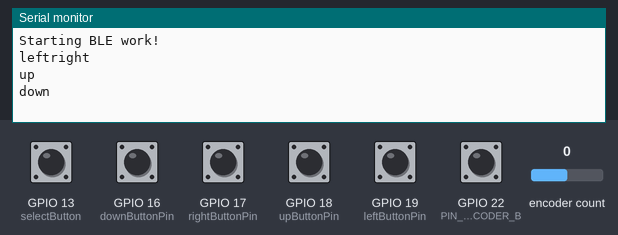
Recording of a sketch running on a simulated ESP32. On the bench: the last lines printed to the serial monitor. The test bench sets the inputs (shaded band); at power-on: GPIO 13 (selectButton), GPIO 22 (PIN_ENCODER_B) HIGH, GPIO 16 (downButtonPin), GPIO 17 (rightButtonPin), GPIO 18 (upButtonPin), GPIO 19 (leftButtonPin) LOW, encoder count 0. USB keyboard and mouse output is not drawn.

Above: at 1.2 s.
1.3 s: encoder count set to 1
At 1.7 s:
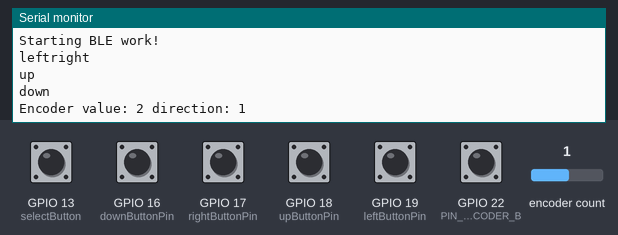
2.8 s: GPIO 13 (selectButton) pulled LOW for 0.15 s
At 4.0 s:
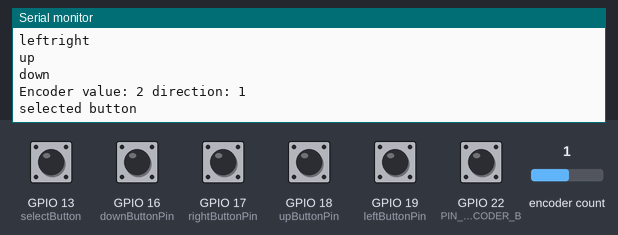
4.4 s: GPIO 17 (rightButtonPin) pulled HIGH for 0.15 s
At 5.6 s:
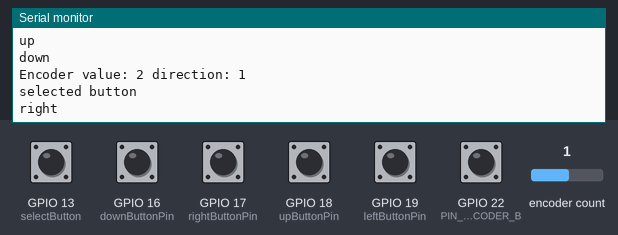
6.0 s: GPIO 19 (leftButtonPin) pulled HIGH for 0.15 s
At 6.8 s:
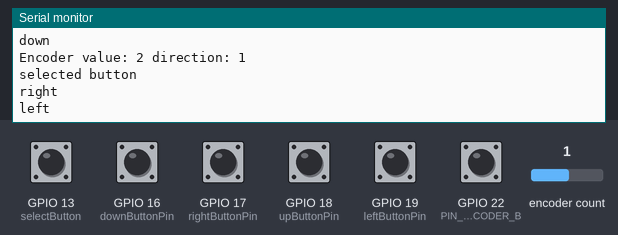
7.6 s: encoder count set to 2
At 8.9 s:
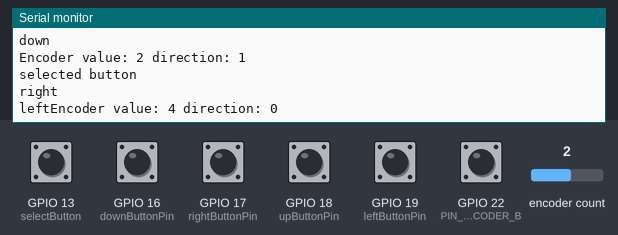

The sketch:

TestMultiButton.ino
```cpp
/**
   This example turns the ESP32 into a Bluetooth LE keyboard that writes the words, presses Enter, presses a media key and then Ctrl+Alt+Delete
*/
#include <BleKeyboard.h>
#include <RotaryEncoder.h>
#include <PinButton.h>

const int PIN_ENCODER_A = 21;
const int PIN_ENCODER_B = 22;

RotaryEncoder encoder(PIN_ENCODER_A, PIN_ENCODER_B, RotaryEncoder::LatchMode::TWO03);
// This interrupt will do our encoder reading/checking!
void checkPosition() {
  encoder.tick(); // just call tick() to check the state.
}
int last_rotary = 0;

BleKeyboard bleKeyboard;

const int leftButtonPin = 19;
const int rightButtonPin = 17;
const int selectButton = 13;
const int upButtonPin = 18;
const int downButtonPin = 16;

//Four button on top
//const int buttonAPin = 25;
//const int buttonBPin = 26;
//const int buttonCPin = 27;
//const int buttonDPin = 14;

//debug LED
const int debugLEDPin = 33;

//battery reading
const int VBattPin = 32;


PinButton leftButton(leftButtonPin, INPUT);
PinButton downButton(downButtonPin, INPUT);
PinButton rightButton(rightButtonPin, INPUT);
PinButton upButton(upButtonPin, INPUT);

int lButtonState = 1;
int rButtonState = 1;
int selectButtonState = 1;
int upButtonState = 1;
int downButtonState = 1;
int lastState = 0;  // 0 nothing, 1 left, 2 right, 3 select, 4 up, 5 down

///////////////////////////////////////////////////////////////////////////////////////////////////////
//WEBSERVER START
#include <WiFi.h>
#include <WiFiClient.h>
#include <WebServer.h>
#include <ESPmDNS.h>
#include <Update.h>

const char* host = "esp32";
const char* ssid = "OLIN-ROBOTICS";
const char* password = "R0B0TS-RULE";

WebServer server(80);

/*
 * Login page
 */

const char* loginIndex =
 "<form name='loginForm'>"
    "<table width='20%' bgcolor='A09F9F' align='center'>"
        "<tr>"
            "<td colspan=2>"
                "<center><font size=4><b>ESP32 Login Page</b></font></center>"
                "<br>"
            "</td>"
            "<br>"
            "<br>"
        "</tr>"
        "<tr>"
             "<td>Username:</td>"
             "<td><input type='text' size=25 name='userid'><br></td>"
        "</tr>"
        "<br>"
        "<br>"
        "<tr>"
            "<td>Password:</td>"
            "<td><input type='Password' size=25 name='pwd'><br></td>"
            "<br>"
            "<br>"
        "</tr>"
        "<tr>"
            "<td><input type='submit' onclick='check(this.form)' value='Login'></td>"
        "</tr>"
    "</table>"
"</form>"
"<script>"
    "function check(form)"
    "{"
    "if(form.userid.value=='admin' && form.pwd.value=='admin')"
    "{"
    "window.open('/serverIndex')"
    "}"
    "else"
    "{"
    " alert('Error Password or Username')/*displays error message*/"
    "}"
    "}"
"</script>";

/*
 * Server Index Page
 */

char* serverIndex =
"<script src='https://ajax.googleapis.com/ajax/libs/jquery/3.2.1/jquery.min.js'></script>"
"<form method='POST' action='#' enctype='multipart/form-data' id='upload_form'>"
   "<input type='file' name='update'>"
        "<input type='submit' value='Update'>"
    "</form>"
 "<div id='prg'>progress: 0%</div>"
 "<script>"
  "$('form').submit(function(e){"
  "e.preventDefault();"
  "var form = $('#upload_form')[0];"
  "var data = new FormData(form);"
  " $.ajax({"
  "url: '/update',"
  "type: 'POST',"
  "data: data,"
  "contentType: false,"
  "processData:false,"
  "xhr: function() {"
  "var xhr = new window.XMLHttpRequest();"
  "xhr.upload.addEventListener('progress', function(evt) {"
  "if (evt.lengthComputable) {"
  "var per = evt.loaded / evt.total;"
  "$('#prg').html('progress: ' + Math.round(per*100) + '%');"
  "}"
  "}, false);"
  "return xhr;"
  "},"
  "success:function(d, s) {"
  "console.log('success!')"
 "},"
 "error: function (a, b, c) {"
 "}"
 "});"
 "});"
 "</script>";

bool WiFiConnected = false;

void setup() {
  Serial.begin(115200);
  Serial.println("Starting BLE work!");
  bleKeyboard.setName("STEP Controller");
  bleKeyboard.begin();
  pinMode(downButtonPin, INPUT);
  pinMode(upButtonPin, INPUT);
  pinMode(leftButtonPin, INPUT);
  pinMode(rightButtonPin, INPUT);

  pinMode(selectButton, INPUT);
  attachInterrupt(digitalPinToInterrupt(PIN_ENCODER_A), checkPosition, CHANGE);
  attachInterrupt(digitalPinToInterrupt(PIN_ENCODER_B), checkPosition, CHANGE);

//  Serial.println("WifiStart");
//        // Connect to WiFi network
//          WiFi.begin(ssid, password);
//
//          // Wait for connection for 3 secs
//          uint8_t wifiTimeout = 0;
//          while (WiFi.status() != WL_CONNECTED || wifiTimeout < 30) {
//            delay(100);
//            wifiTimeout++;
//          }
//
//          if(WiFi.status() == WL_CONNECTED) {
//            Serial.println("InINIT");
//            WiFiConnected = true;
//
//            /*use mdns for host name resolution*/
//            if (!MDNS.begin(host)) { //http://esp32.local
//              while (1) {
//                delay(1000);
//              }
//            }
//            // Serial.println("mDNS responder started");
//            /*return index page which is stored in serverIndex */
//            server.on("/", HTTP_GET, []() {
//              server.sendHeader("Connection", "close");
//              server.send(200, "text/html", loginIndex);
//            });
//            server.on("/serverIndex", HTTP_GET, []() {
//              server.sendHeader("Connection", "close");
//              server.send(200, "text/html", serverIndex);
//            });
//            /*handling uploading firmware file */
//            server.on("/update", HTTP_POST, []() {
//              server.sendHeader("Connection", "close");
//              server.send(200, "text/plain", (Update.hasError()) ? "FAIL" : "OK");
//              ESP.restart();
//            }, []() {
//              HTTPUpload& upload = server.upload();
//              if (upload.status == UPLOAD_FILE_START) {
//                // Serial.printf("Update: %s\n", upload.filename.c_str());
//                if (!Update.begin(UPDATE_SIZE_UNKNOWN)) { //start with max available size
//                  Update.printError(Serial);
//                }
//              } else if (upload.status == UPLOAD_FILE_WRITE) {
//                /* flashing firmware to ESP*/
//                if (Update.write(upload.buf, upload.currentSize) != upload.currentSize) {
//                  Update.printError(Serial);
//                }
//              } else if (upload.status == UPLOAD_FILE_END) {
//                if (Update.end(true)) { //true to set the size to the current progress
//                  // Serial.printf("Update Success: %u\nRebooting...\n", upload.totalSize);
//                } else {
//                  Update.printError(Serial);
//                }
//              }
//            });
//            server.begin();
//          }
}

void loop() {
//  Serial.print("aaa");
//  //Only try to do wifi stuff if we're connected
//  if(WiFiConnected) {
//    server.handleClient();
//  }
   delay(1);
//   Serial.print("haha");
  if (bleKeyboard.isConnected()) {
//    Serial.print("lmao");
    int curr_rotary = encoder.getPosition();
    bool didScroll = false;
    RotaryEncoder::Direction direction = encoder.getDirection();

    if (curr_rotary != last_rotary) {
      Serial.print("Encoder value: ");
      Serial.print(curr_rotary);
      Serial.print(" direction: ");
      Serial.println((int)direction);
      // Note: this doesn't work properly when not in QuickNav
      if ((int)direction == -1) {
        //bleKeyboard.press(KEY_LEFT_CTRL);
        //bleKeyboard.press(KEY_LEFT_ALT);
        bleKeyboard.write(KEY_DOWN_ARROW);
        delay(20);
        didScroll = true;
      } else if ((int)direction == 1) {
        //bleKeyboard.press(KEY_LEFT_CTRL);
        //bleKeyboard.write(KEY_LEFT_ALT);
        bleKeyboard.write(KEY_UP_ARROW);
        delay(20);
        didScroll = true;
      }
    }
    last_rotary = curr_rotary;

    leftButton.update();
    if (leftButton.isDoubleClick()) {
      Serial.println("left");
      lastState = 1;
      bleKeyboard.releaseAll();
      bleKeyboard.write(KEY_ESC);
      delay(20);
    } else if (leftButton.isClick()) {
//      Serial.println("eject button");
      Serial.print("left");
      lastState = 4;
      bleKeyboard.releaseAll();
//      bleKeyboard.write(KEY_MEDIA_EJECT);
      bleKeyboard.write(KEY_LEFT_ARROW);
      delay(100);
    }

    rightButton.update();
    if (rightButton.isClick()) {
      lastState = 2;
       Serial.println("right");
//      bleKeyboard.press(KEY_LEFT_CTRL);
//`      bleKeyboard.press(KEY_LEFT_ALT);
      bleKeyboard.write(KEY_RIGHT_ARROW);
//        bleKeyboard.write(0x68);
      delay(100);
    }

    selectButtonState = digitalRead(selectButton);
    if (selectButtonState == 0 && lastState != 3) {
      Serial.println("selected button");
      lastState = 3;
      bleKeyboard.releaseAll();
//      bleKeyboard.press(KEY_LEFT_CTRL);
//      bleKeyboard.press(KEY_LEFT_ALT);
      bleKeyboard.write(0x20);
      delay(100);
    }

    upButton.update();
    if (upButton.isDoubleClick()) {
      lastState = 4;
      bleKeyboard.releaseAll();
      bleKeyboard.press(KEY_LEFT_CTRL);
      bleKeyboard.press(KEY_LEFT_ALT);
      bleKeyboard.press(KEY_LEFT_GUI);
      bleKeyboard.write(KEY_LEFT_ARROW);
      Serial.println("double up");
    } else if (upButton.isClick()) {
      lastState = 4;
      Serial.println("up");
      bleKeyboard.releaseAll();
      bleKeyboard.write(KEY_UP_ARROW);
      delay(20);
      // old code for hide / show keyboard
    }


    downButton.update();
    if (downButton.isDoubleClick()) {
      lastState = 5;
      bleKeyboard.releaseAll();
//      bleKeyboard.press(KEY_LEFT_CTRL);
//      bleKeyboard.press(KEY_LEFT_ALT);
      bleKeyboard.press(KEY_LEFT_GUI);
      bleKeyboard.write(0x8B);
      Serial.println("double down");
    } else if (downButton.isClick()) {
      lastState = 5;
      Serial.println("down");
      bleKeyboard.releaseAll();
      bleKeyboard.write(KEY_DOWN_ARROW);
      delay(20);
    }

    //
    //    downButtonState = digitalRead(downButton);
    //    if (downButtonState == 0 && lastState != 5) {
    //      Serial.println("down button");
    //      lastState = 5;
    //      bleKeyboard.releaseAll();
    //      bleKeyboard.press(KEY_LEFT_CTRL);
    //      bleKeyboard.press(KEY_LEFT_ALT);
    //      bleKeyboard.write(0x68);
    //      delay(100);
    //    }


    if (selectButtonState == 1 && rButtonState == 1 && lButtonState == 1 && upButtonState == 1 && downButtonState == 1 && lastState != 0 && !didScroll) {
      lastState = 0;
      bleKeyboard.releaseAll();
    }
  }
}
```

Measured:
- after the input at 1.3 s, the serial monitor: prints a new line at once (image 1)
- after the input at 2.8 s, the serial monitor: prints a new line at once (image 2)
- after the input at 4.4 s, the serial monitor: prints a new line after 0.17 s (image 3)
- after the input at 6.0 s, the serial monitor: prints a new line after 0.17 s (image 4)
- after the input at 7.6 s, the serial monitor: prints a new line at once (image 5)
